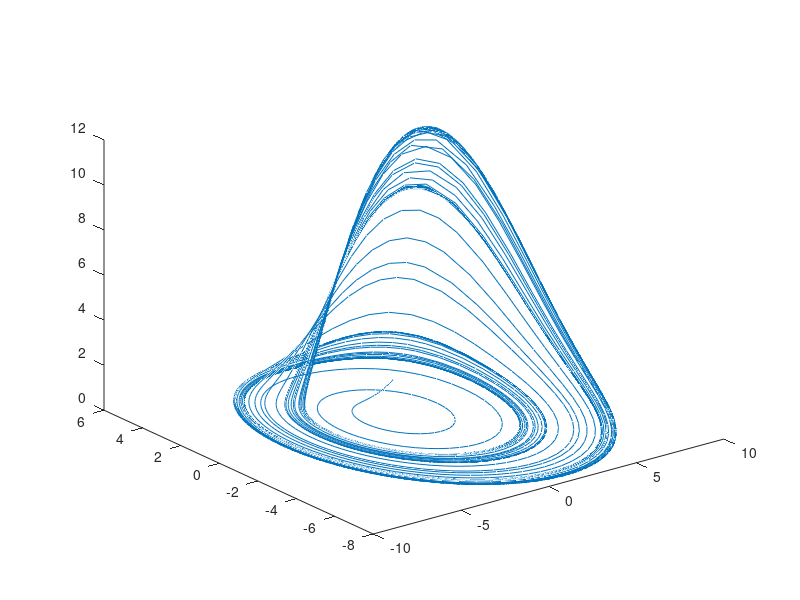
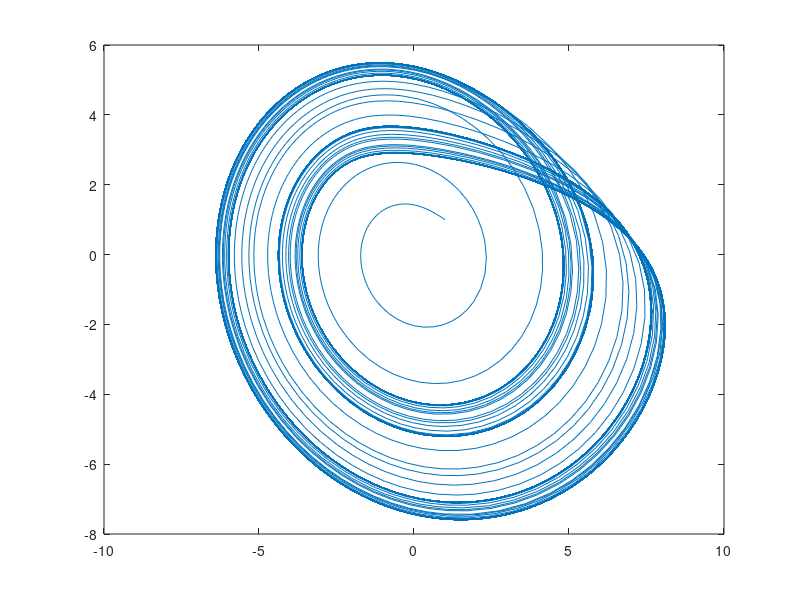

Write MATLAB code to recreate these figures, in order.
% Rossler system
a = 0.2; b = 0.2; c = 4; 

%c=2.5, 1 limit cycle; c=5, chaos. observe period doubling in between

f = @(t,y) [-y(2) - y(3); y(1) + a*y(2); b + y(3)*(y(1) - c) ]; 

[t,y] = ode45(f,[0 10000],[1 1 1]);

figure(1)
plot3(y(:,1),y(:,2),y(:,3))

figure(2)
plot(y(:,1),y(:,2))